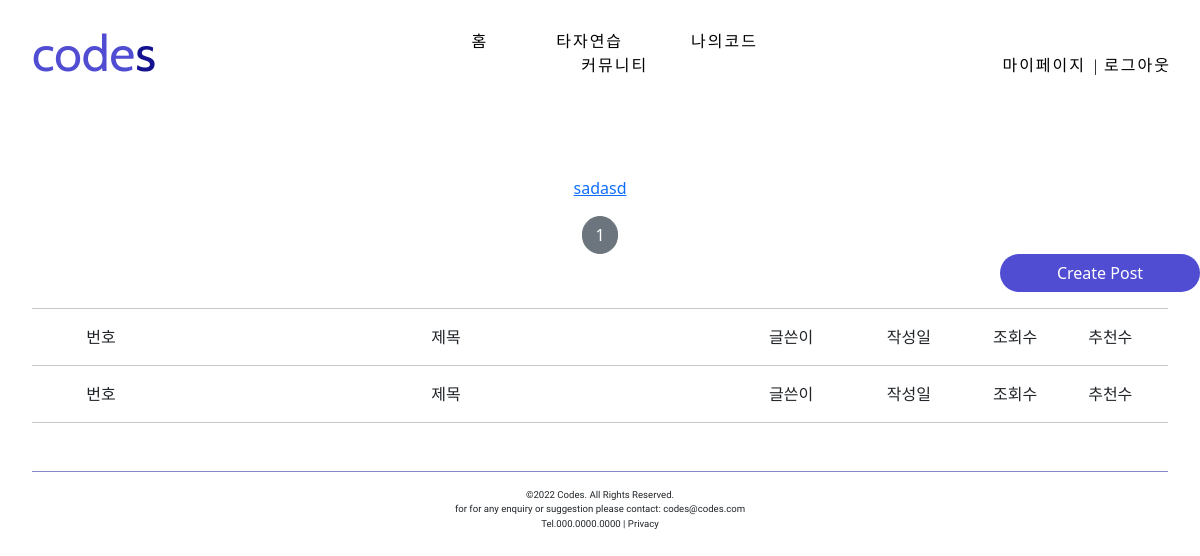
/post/list/ (signed in), run on an earlier commit of the app's database.
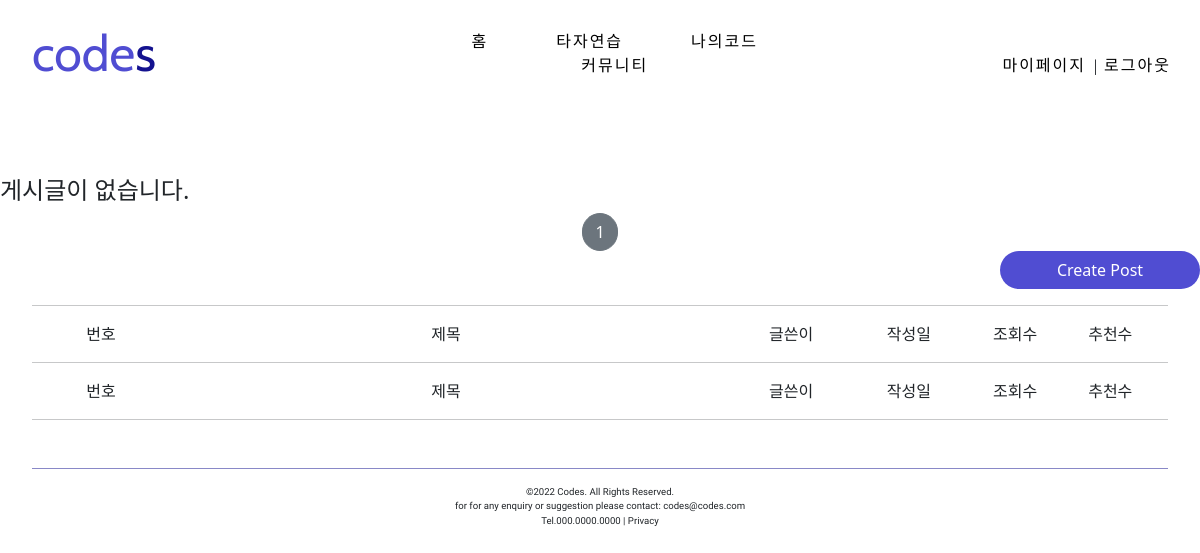
And on a later commit of the database.
### postapp/models.py (models this page shows, shortened)
class Post(models.Model):
    post_id = models.AutoField(primary_key=True)
    post_title = models.CharField(max_length=256,null=False)
    image = models.ImageField(upload_to='post/', null=False)
    post_content = models.TextField(null=False)
    post_viewnum = models.IntegerField(default=0)
    like_num = models.IntegerField(default=0)
    post_wdate = models.DateTimeField(auto_now_add=True)
    post_mdate = models.DateTimeField(auto_now=True)
    writer = models.ForeignKey(User, on_delete=models.CASCADE, related_name='post', null=False)
    category = models.ForeignKey(PostCategory, on_delete=models.CASCADE, related_name='category', null=False)

### postapp/views.py (the view)
# urls.py: path('list/', PostListView.as_view(), name='list'),
class PostListView(ListView):
    model = Post
    context_object_name = 'post_list'
    template_name = 'postapp/list.html'
    paginate_by = 10

### postapp/templates/postapp/list.html
{% extends 'base.html' %}
{% block content %}
<div style="margin-top: 5rem">
    {% if post_list %}
    <div style="text-align: center">
    {% for list in post_list %}
        <a href="{% url 'postapp:detail' pk=list.pk %}">
            <p>
                {{ list.post_title }}
            </p>
        </a>
    {% endfor %}
    </div>
    {% else %}
    <div>
        <h4>게시글이 없습니다.</h4>
    </div>
    {% endif %}
    {% include 'snippets/pagination.html' with page_obj=page_obj %}
    <div style="text-align: right">
    <a href="{% url 'postapp:create' %}" class="btn text-white rounded-pill col-2 px-3" style="background-color: #504DD2;">
        Create Post
    </a>
    </div>
    <div style="margin-right: 2rem;margin-left: 2rem; text-align: center;padding:0%">
        <hr>
        <p>
        <div style="display:inline-block; width: 10%;height: auto">번호</div>
        <div style="display:inline-block; width: 50%;">제목</div>
        <div style="display:inline-block; width: 10%;">글쓴이</div>
        <div style="display:inline-block; width: 10%;">작성일</div>
        <div style="display:inline-block; width: 8%;">조회수</div>
        <div style="display:inline-block; width: 8%;">추천수</div>
        </p>
        <hr>
    </div>
    <div style="margin-right: 2rem;margin-left: 2rem; text-align: center;padding:0%">
    <p>
        <div style="display:inline-block; width: 10%;height: auto">번호</div>
        <div style="display:inline-block; width: 50%;">제목</div>
        <div style="display:inline-block; width: 10%;">글쓴이</div>
        <div style="display:inline-block; width: 10%;">작성일</div>
        <div style="display:inline-block; width: 8%;">조회수</div>
        <div style="display:inline-block; width: 8%;">추천수</div>
        </p>
        <hr>
    </div>
</div>
{% endblock %}

What changed in the data, as far as the page shows it:
removed Post: post_title "sadasd"
Also different on the page:
text now shown: "게시글이 없습니다."
